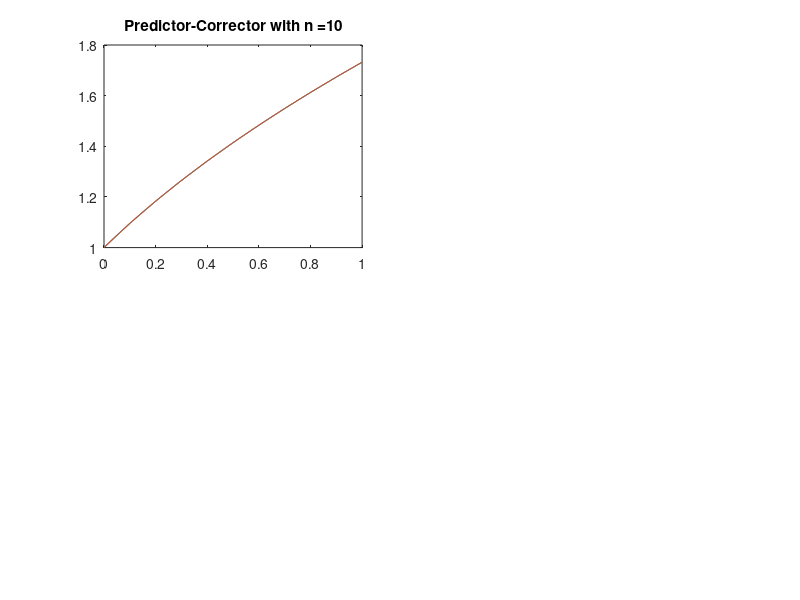

Reproduce this figure in MATLAB. (Note: this script raises an error after producing the figure.)
clear;
left = 0; right = 1;
f = @(x,y)y - 2*x/y; y0 = 1;
n_lst = [10, 20, 100 ,1000];
g = @(x)sqrt(2*x+1);
X = left:(right - left)/50:right;
Y = [];
for i = 1:length(X)
    Y(i) = g(X(i));
end

for tp=1:length(n_lst)
    n = n_lst(tp); h = (right-left)/n;
    t = left; w = y0; A = [y0];
    for i=1:3
        K1 = h*f(t,w);
        K2 = h*f(t+h/2,w+K1/2);
        K3 = h*f(t+h/2,w+K2/2);
        K4 = h*f(t+h,w+K3);
        w = w + (K1 + 2*K2 +2*K3 + K4)/6;
        t = t + h;
        A(i+1) = w;
    end
    w3 = A(4); w2 = A(3); w1 = A(2); w0 = A(1);
    t3 = left + 3*h; t2 = left + 2*h; t1 = left + h; t0 = left;
    for i=4:n
        t = t + h;
        w = w3 + h*(55*f(t3,w3) - 59*f(t2,w2) +37*f(t1,w1)-9*f(t0,w0))/24;
        w = w3 + h*(9*f(t,w) + 19*f(t3,w3) - 5*f(t2,w2) + f(t1,w1))/24;
        t0 = t1; t1 = t2; t2 = t3; t3 = t;
        w0 = w1; w1 = w2; w2 = w3; w3 = w; A(i+1) = w;
    end
    fprintf('%d %.12f\n',n,A(n+1))
    subplot(2,2,tp);
    plot(X,Y,left:(right-left)/n:right,A);
    title(['Predictor-Corrector with n =' num2str(n)])
    legend('Initial Function','Predictor-Corrector',2)
end